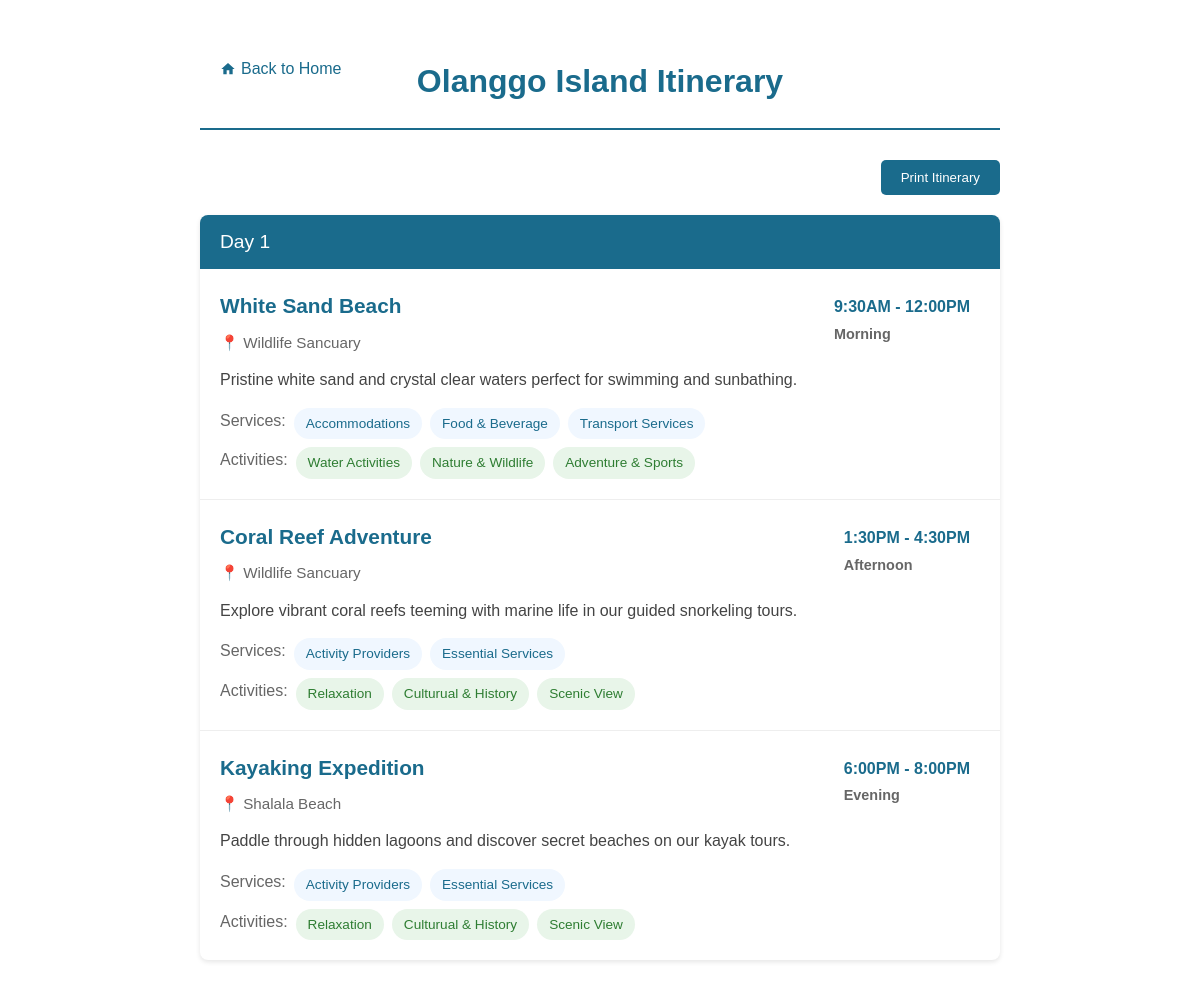
The app's page /otherPages/users/user-itineraries.php (signed in) with its own data.
### tables this page shows
CREATE TABLE `itineraries` (
  `itinerary_id` int(11) NOT NULL,
  `user_id` int(11) NOT NULL,
  `place_id` int(11) NOT NULL,
  `location_id` int(11) NOT NULL,
  `created_at` timestamp NOT NULL DEFAULT current_timestamp(),
  `updated_at` timestamp NOT NULL DEFAULT current_timestamp() ON UPDATE current_timestamp()
);

CREATE TABLE `places` (
  `place_id` int(11) NOT NULL,
  `staff_id` int(11) NOT NULL,
  `place_name` varchar(255) NOT NULL,
  `nearest_index` int(11) NOT NULL,
  `price_label` varchar(50) NOT NULL,
  `price` varchar(100) NOT NULL,
  `description` text NOT NULL,
  `duration` varchar(50) NOT NULL,
  `location_id` int(11) NOT NULL,
  `place_img` varchar(255) NOT NULL,
  `created_at` timestamp NOT NULL DEFAULT current_timestamp(),
  `updated_at` timestamp NOT NULL DEFAULT current_timestamp() ON UPDATE current_timestamp()
);

CREATE TABLE `locations` (
  `location_id` int(11) NOT NULL,
  `location_name` varchar(255) NOT NULL,
  `created_at` timestamp NOT NULL DEFAULT current_timestamp(),
  `updated_at` timestamp NOT NULL DEFAULT current_timestamp() ON UPDATE current_timestamp()
);

CREATE TABLE `place_categories` (
  `place_categories_id` int(11) NOT NULL,
  `staff_id` int(11) NOT NULL,
  `place_id` int(11) NOT NULL,
  `category_id` int(11) NOT NULL,
  `created_at` timestamp NOT NULL DEFAULT current_timestamp(),
  `updated_at` timestamp NOT NULL DEFAULT current_timestamp() ON UPDATE current_timestamp()
);

CREATE TABLE `categories` (
  `category_id` int(11) NOT NULL,
  `category_name` varchar(100) NOT NULL,
  `created_at` timestamp NOT NULL DEFAULT current_timestamp(),
  `updated_at` timestamp NOT NULL DEFAULT current_timestamp() ON UPDATE current_timestamp()
);

CREATE TABLE `place_activities` (
  `place_activities_id` int(11) NOT NULL,
  `place_id` int(11) NOT NULL,
  `staff_id` int(11) NOT NULL,
  `activity_id` int(11) NOT NULL,
  `created_at` timestamp NOT NULL DEFAULT current_timestamp(),
  `updated_at` timestamp NOT NULL DEFAULT current_timestamp() ON UPDATE current_timestamp()
);

CREATE TABLE `activities` (
  `activity_id` int(11) NOT NULL,
  `activity_name` varchar(100) NOT NULL,
  `created_at` timestamp NOT NULL DEFAULT current_timestamp(),
  `updated_at` timestamp NOT NULL DEFAULT current_timestamp() ON UPDATE current_timestamp()
);

### database/database.php (called while the page is built, shortened)
<?php
class Database
{
    private $servername = "mysql:host=localhost;dbname=olanggodb";
    private $username = "root";
    private $password = "";
    private $defaultFetch = array(PDO::ATTR_DEFAULT_FETCH_MODE => PDO::FETCH_ASSOC);
    public function conn()
    {
        try {
            $this->conn = new PDO($this->servername, $this->username, $this->password, $this->defaultFetch);
            return $this->conn;
        } catch (PDOException $e) {
            echo "Error : " . $e->getMessage();
            exit;
        }
    }
    public function get_locations(){
        $query = $this->conn()->prepare("SELECT * FROM locations");
        $query->execute();
        $locations = $query->fetchAll();
        return $locations;
    }
    public function itineraries()
    {
        $query = "SELECT p.*, i.*
            FROM places p
            JOIN itineraries i ON p.place_id = i.place_id
            WHERE i.user_id = ?";
        $stmt = $this->conn()->prepare($query);
        $stmt->execute([$_SESSION['user_id']]);
        return $stmt->fetchAll();
    }
    public function category_names($place_id)
    {
        $query = "SELECT pc.place_id, c.category_name, c.category_id
                  FROM place_categories pc
                  JOIN categories c ON c.category_id = pc.category_id
                  WHERE pc.place_id = ?";
        $stmt = $this->conn()->prepare($query);
        $stmt->execute([$place_id]);
        return $stmt->fetchAll();
    }
    public function activity_names($place_id)
    {
        $query = "SELECT pa.place_id, a.activity_name, a.activity_id
                  FROM place_activities pa
                  JOIN activities a ON a.activity_id = pa.activity_id
                  WHERE pa.place_id = ?";
        $stmt = $this->conn()->prepare($query);
        $stmt->execute([$place_id]);
        return $stmt->fetchAll();
    }
}
$data = new Database();

### otherPages/users/user-itineraries.php (the view, shortened to what this page needs)
<?php
include("../../database/database.php");
$data->session_user("../../index.php");
$results = $data->itineraries();
$locations = $data->get_locations();
usort($results, function ($a, $b) {
    return $a['nearest_index'] - $b['nearest_index'];
});
$days = array_chunk($results, 3);
$timeSlots = [
    ['9:30AM - 12:00PM', 'Morning'],
    ['1:30PM - 4:30PM', 'Afternoon'],
    ['6:00PM - 8:00PM', 'Evening']
];
?>
<!DOCTYPE html>
<html lang="en">
<head>
    <link rel="stylesheet" href="../../assets/css/loading.css">
</head>
<body>
    <header>
        <div style="position: relative;">
            <a class="home-link" href="../../index.php"
                style="position: absolute; left: 0;">
                <svg xmlns="http://www.w3.org/2000/svg" viewBox="0 0 24 24" width="16" height="16">
                    <path d="M10 20v-6h4v6h5v-8h3L12 3 2 12h3v8z" />
                </svg>
                Back to Home
            </a>
            <div style="text-align: center;">
                <h1>Olanggo Island Itinerary</h1>
            </div>
        </div>
    </header>
    <button class="print-btn" onclick="window.print()">Print Itinerary</button>
    <?php foreach ($days as $dayNumber => $dayPlaces): ?>
        <div class="day-card">
            <div class="day-header">Day <?= $dayNumber + 1 ?></div>
            <?php foreach ($dayPlaces as $index => $place):
                $categories = $data->category_names($place['place_id']);
                $activities = $data->activity_names($place['place_id']);
                $timeSlot = $timeSlots[$index];
                ?>
                <div class="place-item">
                    <div class="time-slot">
                        <?= $timeSlot[0] ?>
                        <div class="time-period"><?= $timeSlot[1] ?></div>
                    </div>
                    <h3 class="place-name"><?= htmlspecialchars($place['place_name']) ?></h3>
                    <div class="place-meta">
                        <span>📍  <?php foreach($locations as $location){
                                if($place['location_id'] == $location['location_id']){
                                    echo htmlspecialchars($location['location_name']);
                                }
                            }
                            ?></span>
                    </div>
                    <p class="place-desc"><?= htmlspecialchars($place['description']) ?></p>
                    <?php if (!empty($categories)): ?>
                        <div class="tags">
                            <span style="color:#666;">Services: </span>
                            <?php foreach ($categories as $category): ?>
                                <span class="tag"><?= htmlspecialchars($category['category_name']) ?></span>
                            <?php endforeach; ?>
                        </div>
                    <?php endif; ?>
                    <?php if (!empty($activities)): ?>
                        <div class="tags" style="margin-top:8px;">
                            <span style="color:#666;">Activities: </span>
                            <?php foreach ($activities as $activity): ?>
                                <span class="tag activity-tag"><?= htmlspecialchars($activity['activity_name']) ?></span>
                            <?php endforeach; ?>
                        </div>
                    <?php endif; ?>
                </div>
            <?php endforeach; ?>
        </div>
    <?php endforeach; ?>
</body>
</html>

### otherPages/users/user-itineraries.php (style rules this page uses)
body { font-family: 'Arial', sans-serif; line-height: 1.6; max-width: 800px; margin: 0 auto; padding: 20px; color: #333; }
header { text-align: center; margin-bottom: 30px; padding-bottom: 15px; border-bottom: 2px solid #1a6b8c; }
h1 { color: #1a6b8c; margin-bottom: 5px; }
.day-card { background: white; border-radius: 8px; box-shadow: 0 2px 5px rgba(0, 0, 0, 0.1); margin-bottom: 30px; overflow: hidden; }
.day-header { background: #1a6b8c; color: white; padding: 12px 20px; font-size: 1.2rem; }
.place-item { padding: 20px; border-bottom: 1px solid #eee; position: relative; }
.place-item:last-child { border-bottom: none; }
.time-slot { position: absolute; right: 20px; top: 20px; padding: 5px 10px; border-radius: 4px; font-weight: bold; color: #1a6b8c; }
.time-period { color: #666; font-size: 0.9rem; margin-top: 3px; }
.place-name { color: #1a6b8c; margin: 0 0 8px 0; font-size: 1.3rem; width: 70%; }
.place-meta { color: #666; margin: 8px 0; font-size: 0.95rem; }
.place-meta span { margin-right: 15px; }
.place-desc { margin: 12px 0; color: #444; }
.tags { margin-top: 15px; display: flex; flex-wrap: wrap; gap: 8px; }
.tag { background: #f0f7ff; color: #1a6b8c; padding: 5px 12px; border-radius: 20px; font-size: 0.85rem; }
.activity-tag { background: #e8f5e9; color: #2e7d32; }
.print-btn { background: #1a6b8c; color: white; border: none; padding: 10px 20px; border-radius: 5px; cursor: pointer; margin-bottom: 20px; float: right; }
.home-link { color: #1a6b8c; text-decoration: none; font-weight: 500; display: flex; align-items: center; gap: 5px; }
.home-link svg { width: 16px; height: 16px; fill: currentColor; }
header { padding: 15px 20px; margin-bottom: 30px; border-bottom: 2px solid #1a6b8c; }

### records on screen
itineraries: timeSlot "9:30AM - 12:00PM", timeSlot "Morning", place.place_name "White Sand Beach", place.description "Pristine white sand and crystal clear waters perfect for swimming and sunbathing."
locations: location_name "Wildlife Sancuary"
place_categories: category.category_name "Accommodations"
place_categories: category.category_name "Food & Beverage"
place_categories: category.category_name "Transport Services"
place_activities: activity.activity_name "Water Activities"
place_activities: activity.activity_name "Nature & Wildlife"
place_activities: activity.activity_name "Adventure & Sports"
itineraries: timeSlot "1:30PM - 4:30PM", timeSlot "Afternoon", place.place_name "Coral Reef Adventure", place.description "Explore vibrant coral reefs teeming with marine life in our guided snorkeling tours."
place_categories: category.category_name "Activity Providers"
place_categories: category.category_name "Essential Services"
place_activities: activity.activity_name "Relaxation"
place_activities: activity.activity_name "Culturual & History"
place_activities: activity.activity_name "Scenic View"
itineraries: timeSlot "6:00PM - 8:00PM", timeSlot "Evening", place.place_name "Kayaking Expedition", place.description "Paddle through hidden lagoons and discover secret beaches on our kayak tours."
locations: location_name "Shalala Beach"
place_categories: category.category_name "Activity Providers"
place_categories: category.category_name "Essential Services"
place_activities: activity.activity_name "Relaxation"
place_activities: activity.activity_name "Culturual & History"
place_activities: activity.activity_name "Scenic View"
